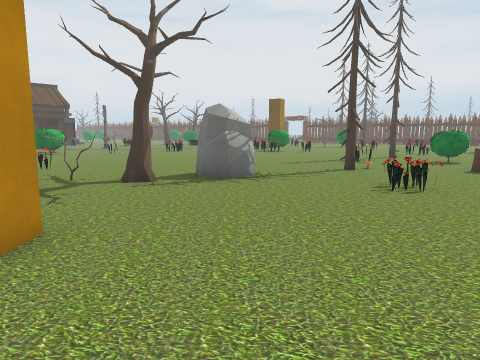
view 1 (above)

24 first-person views from a walk through a Unity game level. The camera is 1.3 m above the floor, tilts 8° down and sees 70° across. The floor is counted in squares, 1 m on a side. Each view is taken from the middle of a square. On the plan, view 1 faces up. The plan holds only what a view shows up to about 15 squares ahead; the rest is blank. The place goes on beyond the plan. Some animated figures are not drawn. Some surface patterns are stand-ins.

view 2
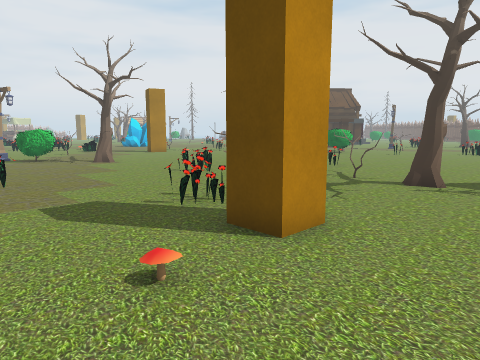

view 3
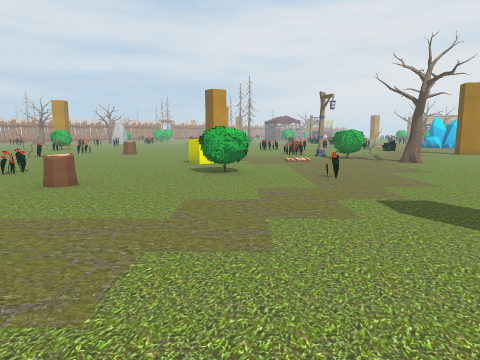

view 4
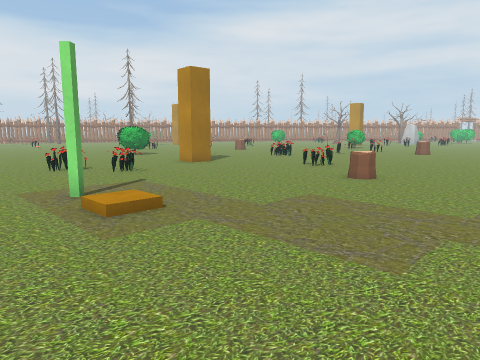

view 5
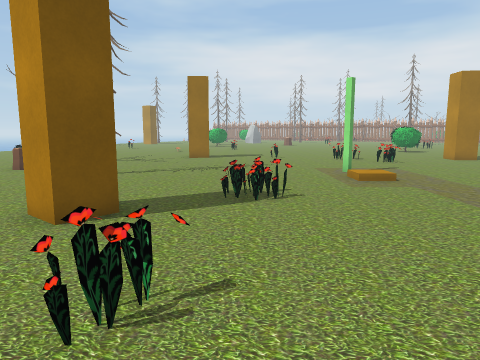

view 6
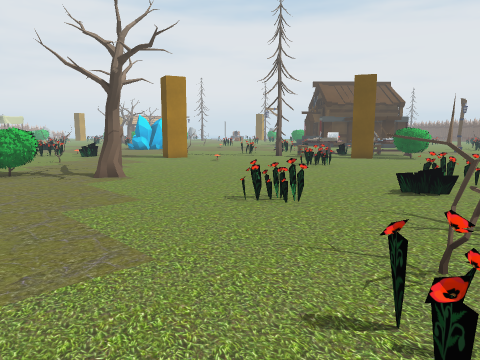

view 7
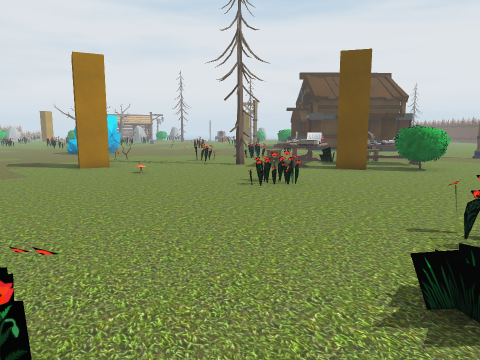

view 8
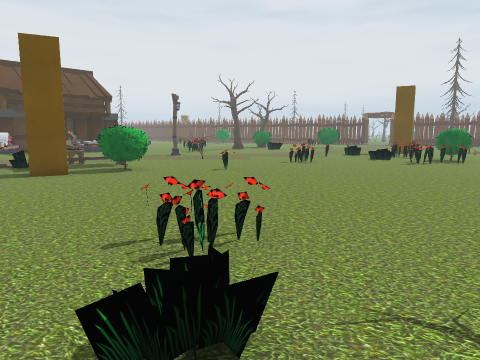

view 9
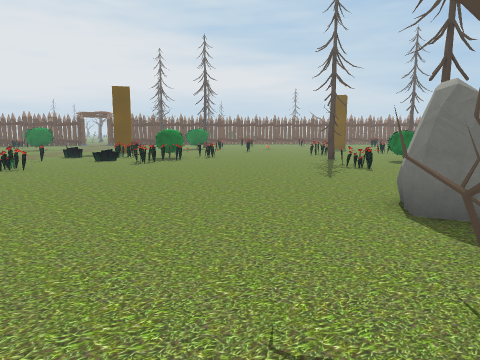

view 10
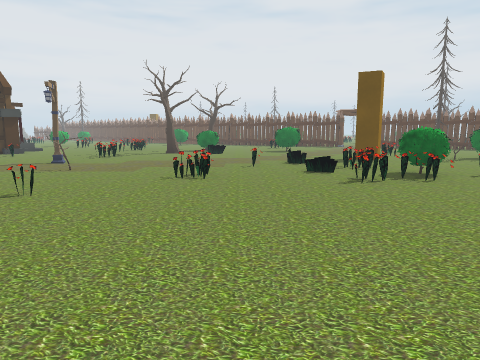

view 11
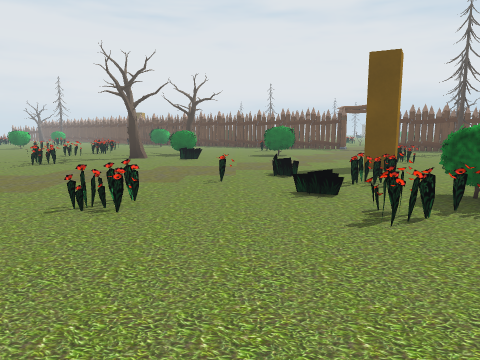

view 12
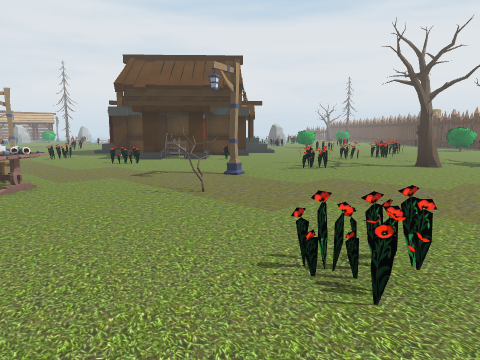

view 13
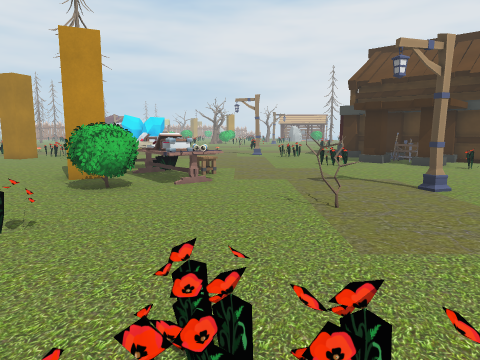

view 14
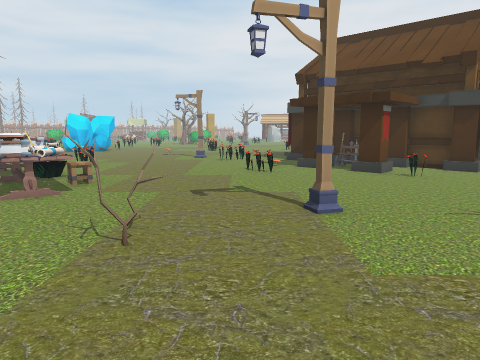

view 15
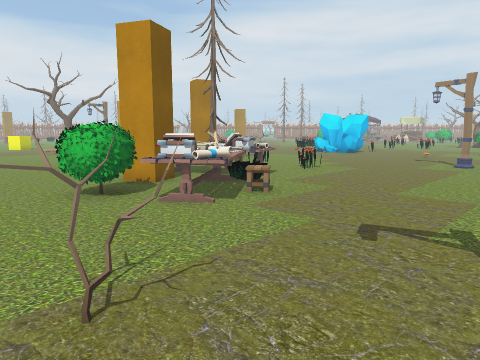

view 16
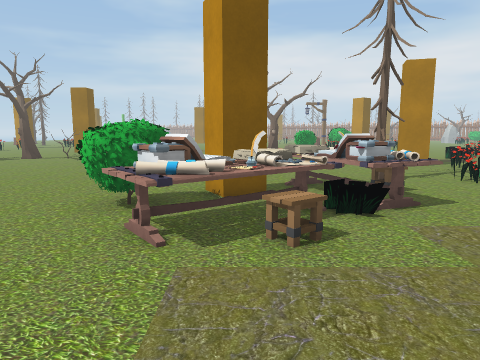

view 17
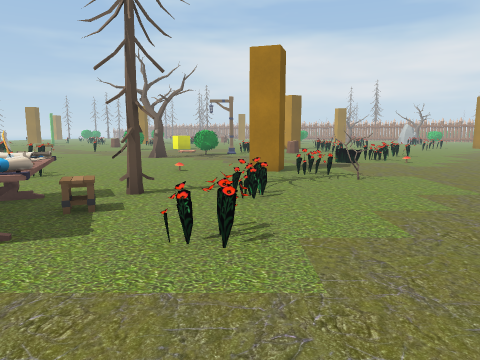

view 18
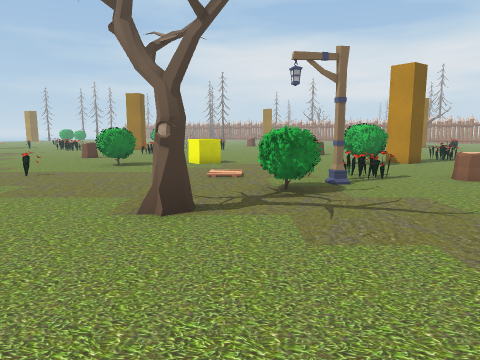

view 19
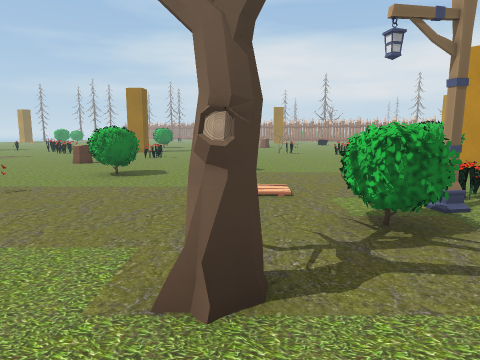

view 20
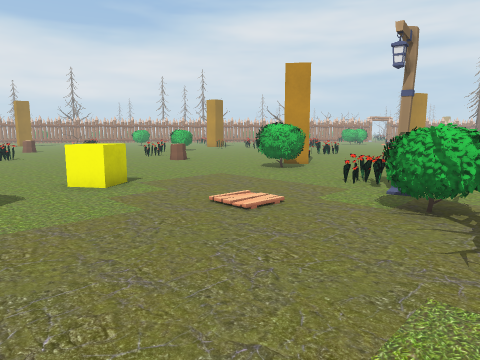

view 21
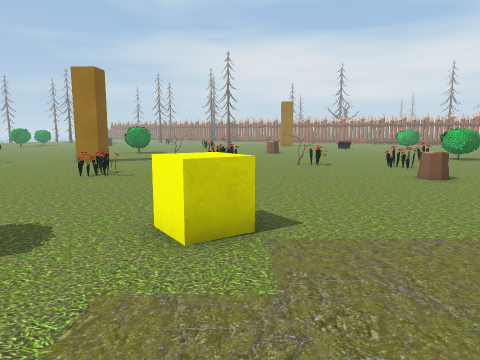

view 22
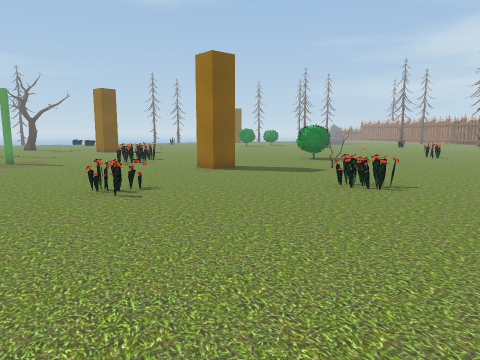

view 23
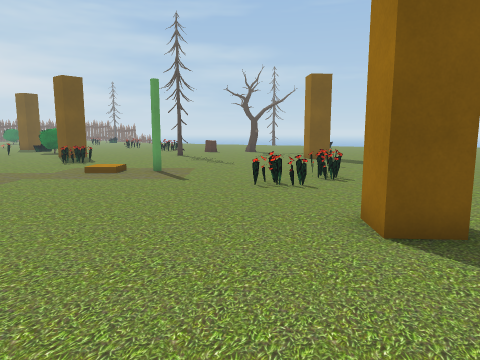

view 24
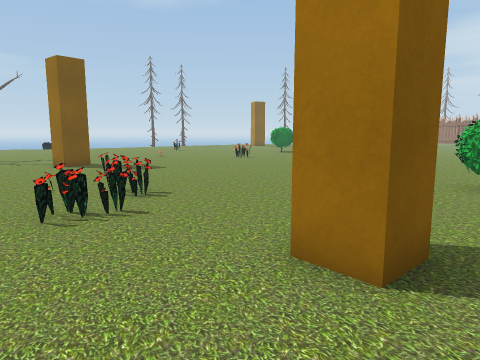

### Floor plan
Key: @ floor where view 1 was taken; # wall or solid block; x gap in a wall; . floor; / step, stairs or slope; = window, fence, low wall or low ledge; ^ raised ledge; O other object.
Columns run from 20 left of view 1 to 5 right of it. Each row starts with its distance up from view 1.
 32   #................. ..  =
 31 ## .#=....=......... ..  =
 30 #.OO#.....=............#..
 29   #....................#..
 28  .........................
 27  .O.=....O.......... .....
 26 ...=.............==. ==...
 25 ...........#.........==...
 24 ...........#....=.....^^..
 23 ...............==...=.x^
 22 .......OO...........===.
 21 .....OOOO#..............
 20 .==.OOOO##..==..........
 19 .=..OOO###...............
 18 ....OOO#..................
 17 .=.OOO....................
 16 ...O......................
 15 .........................=
 14 .......==................=
 13 #.......=.................
 12 #..O........==..........OO
 11 ...................OO.....
 10 ...............##..OO.....
  9 ...............#=OO.......
  8 .......................==.
  7 .....O....==... ........=.
  6 .....O........##.........
  5 ..#^...........#.........
  4 ..x^..........==.#......
  3 =OO....................
  2 ==........=......O.....
  1 .......................=.
  0 ....................@..=.
 -1 ........##................
 -2 .....OO.##..............##
 -3 .....OO...............=..
 -4 .....................==...
 -5 ............O.............
 -6 ...........OO.....//......
 -7 O.................//......
 -8 O........==.......#.......
 -9 .........=................
-10 ..........................
-11 =.=............=..........
-12 ..##..=........==.........
-13 .....==....##..===........
-14     .......# ...==..=.....

Where each view was taken, in squares from view 1:
view 1: 0 up, 0 right, facing up
view 2: 0 up, 0 right, facing up-left
view 3: 1 down, 0 right, facing left
view 4: 1 down, 1 right, facing down-left
view 5: 3 up, 2 right, facing down
view 6: 2 up, 5 left, facing up-left
view 7: 7 up, 7 left, facing up-left
view 8: 8 up, 7 left, facing up
view 9: 9 up, 7 left, facing up-right
view 10: 13 up, 3 left, facing up
view 11: 17 up, 2 left, facing up
view 12: 20 up, 3 left, facing up-left
view 13: 23 up, 3 left, facing left
view 14: 26 up, 5 left, facing left
view 15: 27 up, 8 left, facing down-left
view 16: 26 up, 13 left, facing down
view 17: 24 up, 19 left, facing down
view 18: 12 up, 16 left, facing down
view 19: 9 up, 15 left, facing down
view 20: 6 up, 11 left, facing down-left
view 21: 2 up, 15 left, facing down
view 22: 5 down, 18 left, facing down-right
view 23: 11 down, 13 left, facing right
view 24: 10 down, 10 left, facing down-right
